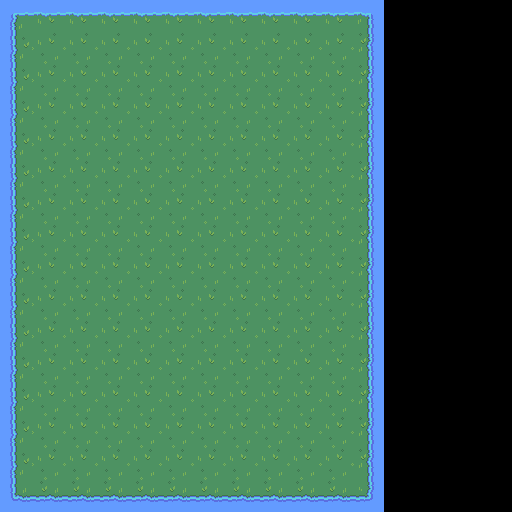

This game map was drawn from its Tiled (.tmx) file and the tilesets committed beside it. A one-line description and the trimmed map source follow:
An orthogonal 16x16 tile map with 32x32 px tiles, 1 tile layer (Tile Layer 1).

<map version="1.10" tiledversion="1.10.1" orientation="orthogonal" renderorder="right-down" width="16" height="16" tilewidth="32" tileheight="32" infinite="0" nextlayerid="2" nextobjectid="1">
 <tileset firstgid="1" name="RPG Nature Tileset" tilewidth="32" tileheight="32" tilecount="180" columns="20">
  <image source="RPG Nature Tileset.png" width="641" height="288" />
 </tileset>
 <layer id="1" name="Tile Layer 1" width="16" height="16">
  <data>[256 cells, 192 non-empty, 9 distinct tile ids]</data>
 </layer>
</map>
